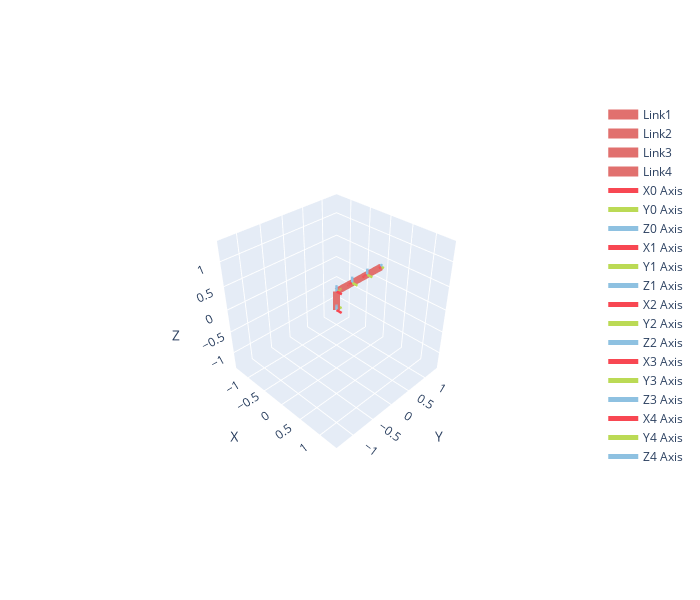

The cell this chart's notebook holds for it:
### Code cell
robot = rsb.models.DH.Generic.GenericFour()
robot.links[0].__setattr__('alpha', 0)
robot.plotly(robot.qr, fig=go.Figure(), isShow=False)
robot.links[0].__setattr__('alpha', np.pi / 2)
robot.plotly(robot.qr, fig=go.Figure(), isShow=False)

robot.__getattribute__('links')[0].__setattr__('alpha', 0)
# robot.plotly(robot.qr, fig=go.Figure(), isShow=False)

### Figure 1 — Plotly figure (JSON) as saved in the notebook; plotly's stock layout.template omitted (floating-point values rounded to 4 significant figures)
{"data": [{"line": {"color": "#E1706E", "width": 14}, "mode": "lines", "name": "Link1", "type": "scatter3d", "x": [0.0, 0.0], "y": [0.0, 0.0], "z": [0.0, 0.4]}, {"line": {"color": "#E1706E", "width": 14}, "mode": "lines", "name": "Link2", "type": "scatter3d", "x": [0.0, -2.449e-17], "y": [0.0, 0.4], "z": [0.4, 0.4]}, {"line": {"color": "#E1706E", "width": 14}, "mode": "lines", "name": "Link3", "type": "scatter3d", "x": [-2.449e-17, -4.899e-17], "y": [0.4, 0.8], "z": [0.4, 0.4]}, {"line": {"color": "#E1706E", "width": 14}, "mode": "lines", "name": "Link4", "type": "scatter3d", "x": [-4.899e-17, -7.348e-17], "y": [0.8, 1.2], "z": [0.4, 0.4]}, {"line": {"color": "#F84752", "width": 5}, "mode": "lines", "name": "X0 Axis", "type": "scatter3d", "x": [0, 0.13], "y": [0, 0], "z": [0, 0]}, {"cmax": 1, "cmin": 0, "colorscale": [[0, "#F84752"], [1, "#F84752"]], "showscale": false, "sizemode": "absolute", "sizeref": 0.013, "type": "cone", "u": [1], "v": [0], "w": [0], "x": [0.13], "y": [0], "z": [0]}, {"line": {"color": "#BBDA55", "width": 5}, "mode": "lines", "name": "Y0 Axis", "type": "scatter3d", "x": [0, 0], "y": [0, 0.13], "z": [0, 0]}, {"cmax": 1, "cmin": 0, "colorscale": [[0, "#BBDA55"], [1, "#BBDA55"]], "showscale": false, "sizemode": "absolute", "sizeref": 0.013, "type": "cone", "u": [0], "v": [1], "w": [0], "x": [0], "y": [0.13], "z": [0]}, {"line": {"color": "#8EC1E1", "width": 5}, "mode": "lines", "name": "Z0 Axis", "type": "scatter3d", "x": [0, 0], "y": [0, 0], "z": [0, 0.13]}, {"cmax": 1, "cmin": 0, "colorscale": [[0, "#8EC1E1"], [1, "#8EC1E1"]], "showscale": false, "sizemode": "absolute", "sizeref": 0.013, "type": "cone", "u": [0], "v": [0], "w": [1], "x": [0], "y": [0], "z": [0.13]}, {"line": {"color": "#F84752", "width": 5}, "mode": "lines", "name": "X1 Axis", "type": "scatter3d", "x": [0, 0.13], "y": [0, 0], "z": [0.4, 0.4]}, {"cmax": 1, "cmin": 0, "colorscale": [[0, "#F84752"], [1, "#F84752"]], "showscale": false, "sizemode": "absolute", "sizeref": 0.013, "type": "cone", "u": [1], "v": [0], "w": [0], "x": [0.13], "y": [0], "z": [0.4]}, {"line": {"color": "#BBDA55", "width": 5}, "mode": "lines", "name": "Y1 Axis", "type": "scatter3d", "x": [0, 0], "y": [0, 0.13], "z": [0.4, 0.4]}, {"cmax": 1, "cmin": 0, "colorscale": [[0, "#BBDA55"], [1, "#BBDA55"]], "showscale": false, "sizemode": "absolute", "sizeref": 0.013, "type": "cone", "u": [0], "v": [1], "w": [0], "x": [0], "y": [0.13], "z": [0.4]}, {"line": {"color": "#8EC1E1", "width": 5}, "mode": "lines", "name": "Z1 Axis", "type": "scatter3d", "x": [0, 0], "y": [0, 0], "z": [0.4, 0.53]}, {"cmax": 1, "cmin": 0, "colorscale": [[0, "#8EC1E1"], [1, "#8EC1E1"]], "showscale": false, "sizemode": "absolute", "sizeref": 0.013, "type": "cone", "u": [0], "v": [0], "w": [1], "x": [0], "y": [0], "z": [0.53]}, {"line": {"color": "#F84752", "width": 5}, "mode": "lines", "name": "X2 Axis", "type": "scatter3d", "x": [-2.449e-17, -1.653e-17], "y": [0.4, 0.27], "z": [0.4, 0.4]}, {"cmax": 1, "cmin": 0, "colorscale": [[0, "#F84752"], [1, "#F84752"]], "showscale": false, "sizemode": "absolute", "sizeref": 0.013, "type": "cone", "u": [6.123e-17], "v": [-1], "w": [0], "x": [-1.653e-17], "y": [0.27], "z": [0.4]}, {"line": {"color": "#BBDA55", "width": 5}, "mode": "lines", "name": "Y2 Axis", "type": "scatter3d", "x": [-2.449e-17, 0.13], "y": [0.4, 0.4], "z": [0.4, 0.4]}, {"cmax": 1, "cmin": 0, "colorscale": [[0, "#BBDA55"], [1, "#BBDA55"]], "showscale": false, "sizemode": "absolute", "sizeref": 0.013, "type": "cone", "u": [1], "v": [6.123e-17], "w": [0], "x": [0.13], "y": [0.4], "z": [0.4]}, {"line": {"color": "#8EC1E1", "width": 5}, "mode": "lines", "name": "Z2 Axis", "type": "scatter3d", "x": [-2.449e-17, -2.449e-17], "y": [0.4, 0.4], "z": [0.4, 0.53]}, {"cmax": 1, "cmin": 0, "colorscale": [[0, "#8EC1E1"], [1, "#8EC1E1"]], "showscale": false, "sizemode": "absolute", "sizeref": 0.013, "type": "cone", "u": [0], "v": [0], "w": [1], "x": [-2.449e-17], "y": [0.4], "z": [0.53]}, {"line": {"color": "#F84752", "width": 5}, "mode": "lines", "name": "X3 Axis", "type": "scatter3d", "x": [-4.899e-17, -4.103e-17], "y": [0.8, 0.67], "z": [0.4, 0.4]}, {"cmax": 1, "cmin": 0, "colorscale": [[0, "#F84752"], [1, "#F84752"]], "showscale": false, "sizemode": "absolute", "sizeref": 0.013, "type": "cone", "u": [6.123e-17], "v": [-1], "w": [0], "x": [-4.103e-17], "y": [0.67], "z": [0.4]}, {"line": {"color": "#BBDA55", "width": 5}, "mode": "lines", "name": "Y3 Axis", "type": "scatter3d", "x": [-4.899e-17, 0.13], "y": [0.8, 0.8], "z": [0.4, 0.4]}, {"cmax": 1, "cmin": 0, "colorscale": [[0, "#BBDA55"], [1, "#BBDA55"]], "showscale": false, "sizemode": "absolute", "sizeref": 0.013, "type": "cone", "u": [1], "v": [6.123e-17], "w": [0], "x": [0.13], "y": [0.8], "z": [0.4]}, {"line": {"color": "#8EC1E1", "width": 5}, "mode": "lines", "name": "Z3 Axis", "type": "scatter3d", "x": [-4.899e-17, -4.899e-17], "y": [0.8, 0.8], "z": [0.4, 0.53]}, {"cmax": 1, "cmin": 0, "colorscale": [[0, "#8EC1E1"], [1, "#8EC1E1"]], "showscale": false, "sizemode": "absolute", "sizeref": 0.013, "type": "cone", "u": [0], "v": [0], "w": [1], "x": [-4.899e-17], "y": [0.8], "z": [0.53]}, {"line": {"color": "#F84752", "width": 5}, "mode": "lines", "name": "X4 Axis", "type": "scatter3d", "x": [-7.348e-17, -6.95e-17], "y": [1.2, 1.135], "z": [0.4, 0.4]}, {"cmax": 1, "cmin": 0, "colorscale": [[0, "#F84752"], [1, "#F84752"]], "showscale": false, "sizemode": "absolute", "sizeref": 0.0065, "type": "cone", "u": [6.123e-17], "v": [-1], "w": [0], "x": [-6.95e-17], "y": [1.135], "z": [0.4]}, {"line": {"color": "#BBDA55", "width": 5}, "mode": "lines", "name": "Y4 Axis", "type": "scatter3d", "x": [-7.348e-17, 0.065], "y": [1.2, 1.2], "z": [0.4, 0.4]}, {"cmax": 1, "cmin": 0, "colorscale": [[0, "#BBDA55"], [1, "#BBDA55"]], "showscale": false, "sizemode": "absolute", "sizeref": 0.0065, "type": "cone", "u": [1], "v": [6.123e-17], "w": [0], "x": [0.065], "y": [1.2], "z": [0.4]}, {"line": {"color": "#8EC1E1", "width": 5}, "mode": "lines", "name": "Z4 Axis", "type": "scatter3d", "x": [-7.348e-17, -7.348e-17], "y": [1.2, 1.2], "z": [0.4, 0.465]}, {"cmax": 1, "cmin": 0, "colorscale": [[0, "#8EC1E1"], [1, "#8EC1E1"]], "showscale": false, "sizemode": "absolute", "sizeref": 0.0065, "type": "cone", "u": [0], "v": [0], "w": [1], "x": [-7.348e-17], "y": [1.2], "z": [0.465]}], "layout": {"height": 600, "scene": {"aspectmode": "cube", "camera": {"center": {"x": 0, "y": 0, "z": 0}, "eye": {"x": 1.897, "y": -1.897, "z": 1.897}, "up": {"x": 0, "y": 0, "z": 1}}, "xaxis": {"nticks": 10, "range": [-1.391, 1.391], "title": {"text": "X"}}, "yaxis": {"nticks": 10, "range": [-1.391, 1.391], "title": {"text": "Y"}}, "zaxis": {"nticks": 10, "range": [-1.391, 1.391], "title": {"text": "Z"}}}, "width": 700}}
